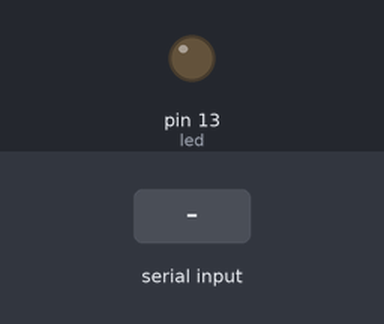
Recording of a sketch running on a simulated Arduino Uno, built with avr-gcc and run on an emulated ATmega328P. Shown: output pins drawn as LEDs (lit = HIGH). The inputs (shaded band) are chosen by the test bench.

Above: at 1.2 s.
1.3 s: "1" received over the second serial link
At 1.6 s:
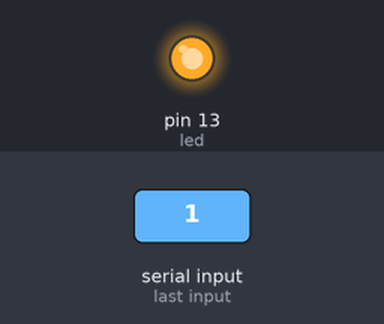
2.8 s: "0" received over the second serial link
At 4.0 s:
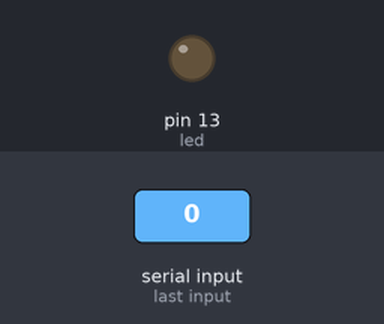
Timing chart, 0 to 5.8 s (numbered marks = the images above; inputs shaded):
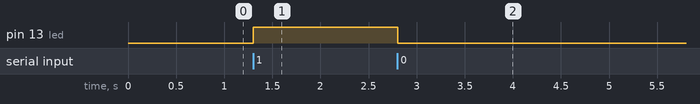

Measured:
- after the input at 1.3 s, pin 13 (led): LOW → HIGH at once
- after the input at 2.8 s, pin 13 (led): HIGH → LOW at once

The sketch:

RN42.ino
```cpp
#include <SoftwareSerial.h>

#define tx 1
#define rx 0
#define led 13

// Bluetooth Serial

SoftwareSerial BTSerial(rx, tx);

int mode = 0;

void setup()
{ // Initialize  LED

    pinMode(led,OUTPUT);
    digitalWrite(led,LOW);

    // Initaializa Bluetooth Serial baud rate
    BTSerial.begin(115200);
}

void loop()
{
char c;

  //Store data
  if(BTSerial.available()){
    c = BTSerial.read();


  //Change mode
  switch(c){
    case '0':
      BTSerial.write("LED = disabled\n");
      mode = 0;
      break;
    case '1':
      BTSerial.write("LED = enabled\n");
      mode = 1;
      break;
  }
  }
  //Turn on or off LED
  switch(mode){
    case 0:
      digitalWrite(led,LOW);
      break;
    case 1:
      digitalWrite(led,HIGH);
      break;
  }
}
```
